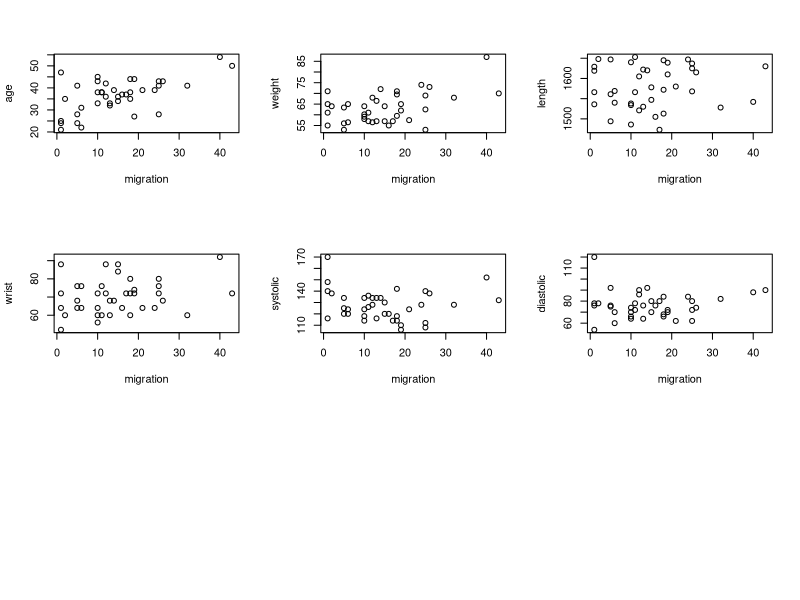
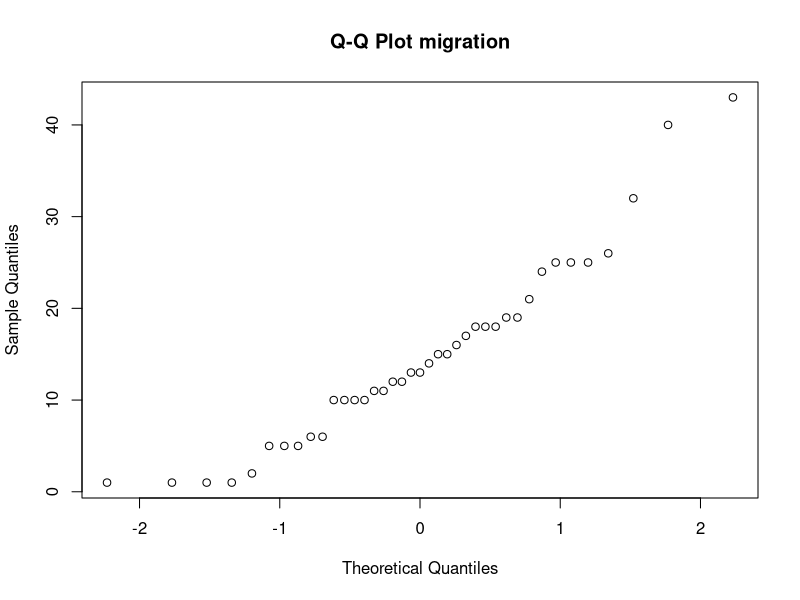

Recreate these plots in R, in order.
peruvians = read.table("./data/peruvians.txt", header=TRUE)
par(mfrow=c(3,3))

plot(age~migration, peruvians)
plot(weight~migration, peruvians)
plot(length~migration, peruvians)
plot(wrist~migration, peruvians)
plot(systolic~migration, peruvians)
plot(diastolic~migration, peruvians)
# I cannot make out much about the correlation from the scatterplots
par(mfrow=c(1,1))
# Checking normality for migration sample
qqnorm(peruvians$migration,main="Q-Q Plot migration")
#Normality is not evident for migration sample, hence we use Spearman's correlation test to check for dependence between the variables

print(cor.test(peruvians$age, peruvians$migration, method = "spearman"))
# Moderate correlation observed

print(cor.test(peruvians$weight, peruvians$migration, method = "spearman"))
# Moderate correlation observed

print(cor.test(peruvians$length, peruvians$migration, method = "spearman"))
# Insignificant correlation

print(cor.test(peruvians$wrist, peruvians$migration, method = "spearman"))
# Weak correlation observed

print(cor.test(peruvians$systolic, peruvians$migration, method = "spearman"))
# Weak but inverse correlation observed

print(cor.test(peruvians$diastolic, peruvians$migration, method = "spearman"))
# Insignificant correlation observed
